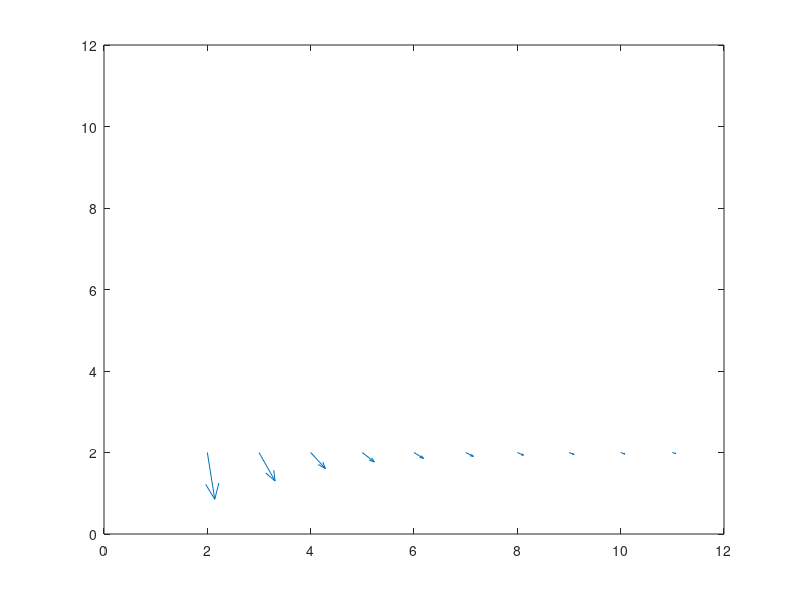
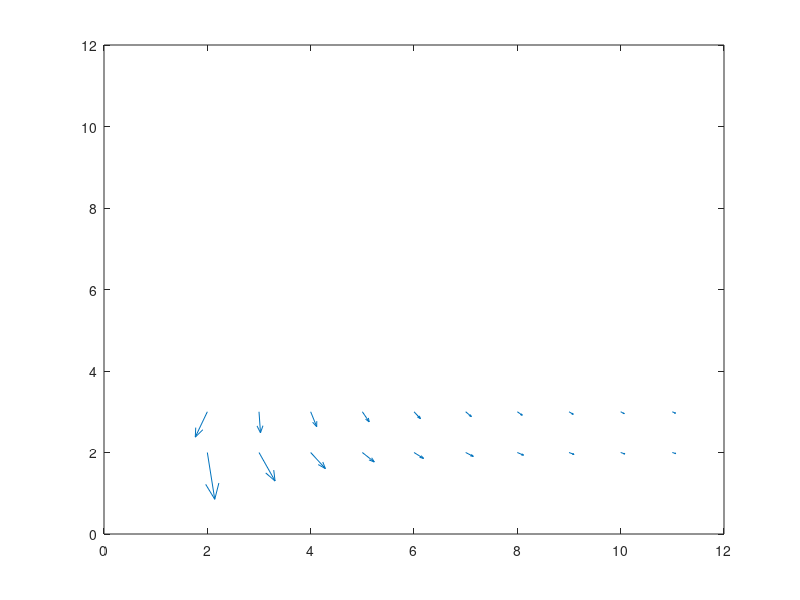
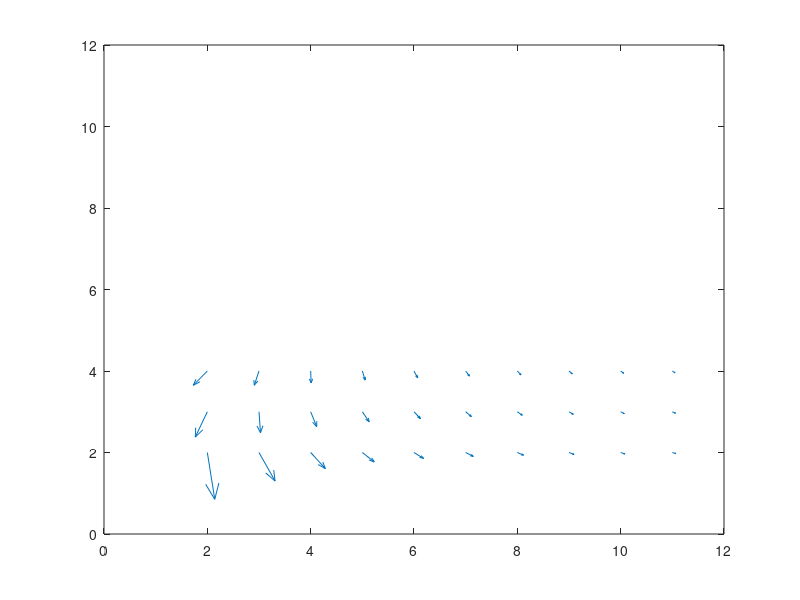
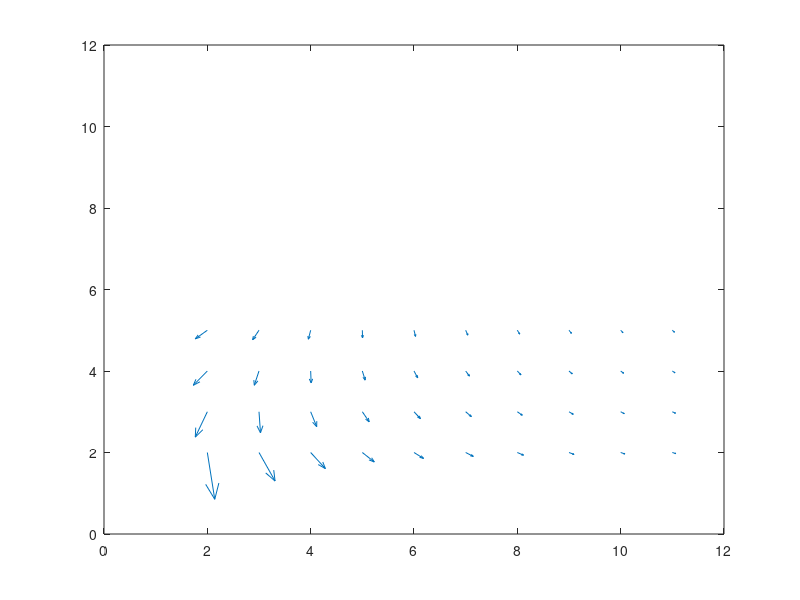

Recreate these plots in MATLAB, in order.
% f = -A*cos(theta)/(x^2 + y^2) => f = -A*x/(x^2+y^2)
nx = 12;
ny = 12;
phi = zeros(nx, ny);
xo = 0;
yo = 4;
A = -4;
for i = 1:nx 
  for j = 1:ny
    a = -A*(i-xo);
    b = ((j-xo)*(j - xo) + (i-xo)*(i-xo));
    phi(i,j) = a/b; 
  endfor
endfor
gx = zeros(nx -1,ny -1);
gy = zeros(ny -1,ny -1);
for i = 2:(nx-1)
  for j = 2:(ny-1)
    gx(i,j) = phi(i+1, j)- phi(i - 1,j);
    gy(i,j) = phi(i, j + 1) - phi(i, j -1);
  endfor  
  figure(1);
  xlabel('x-coordonates');
  ylabel('y-coordinates');
  title('velocity field');
  quiver(gx,gy);
  fname=sprintf('field_%d',i-1);
  print(1,'-dpng', fname);
endfor